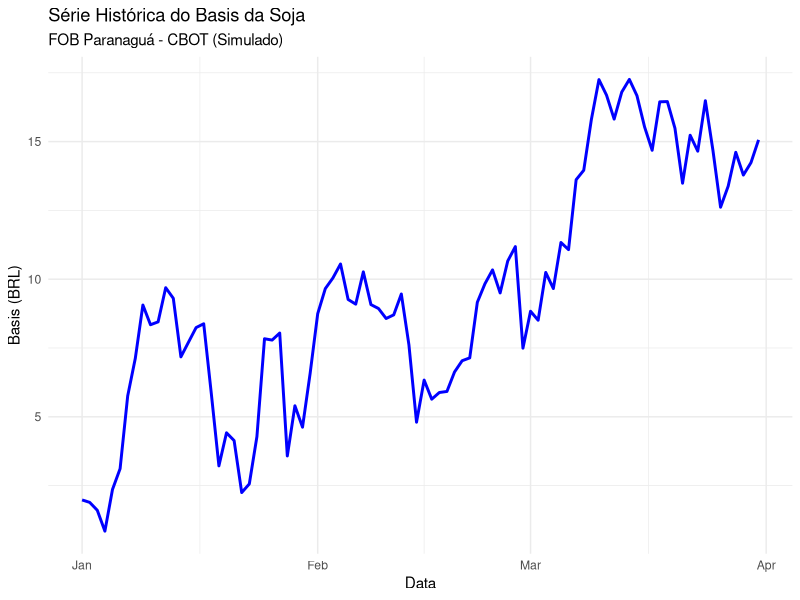

Here is the R script that generated this plot:
## ---- chunk 1
knitr::opts_chunk$set(echo = TRUE)
library(ggplot2)
library(dplyr)
library(tidyr)
## ---- chunk 2
set.seed(42)
dias <- seq(as.Date("2023-01-01"), by = "day", length.out = 90)

# Preço Spot FOB Paranaguá (simulado)
spot <- 150 + cumsum(rnorm(90, 0, 1))

# Preço Futuro na CBOT (simulado)
futuro <- 148 + cumsum(rnorm(90, 0, 1))

# Criando DataFrame
dados <- data.frame(Data = dias, Spot = spot, Futuro = futuro) %>%
  mutate(Basis = Spot - Futuro)

head(dados)
## ---- chunk 3
ggplot(dados, aes(x = Data)) +
  geom_line(aes(y = Basis), color = "blue", size = 1) +
  labs(title = "Série Histórica do Basis da Soja",
       subtitle = "FOB Paranaguá - CBOT (Simulado)",
       x = "Data",
       y = "Basis (BRL)") +
  theme_minimal()
